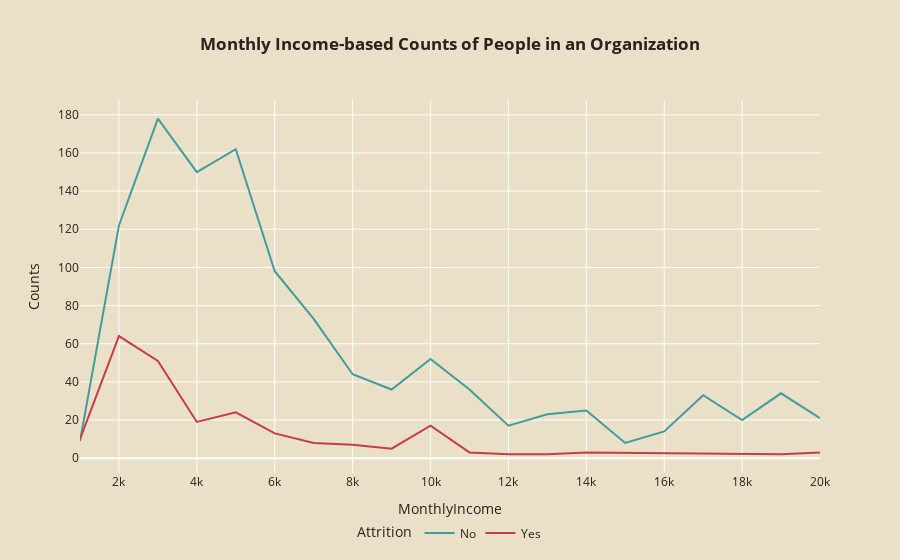

Notebook code cell kept with this figure:
### Markdown cell above
### Exploring the Influence of Income on Employee Attrition Rates

### Code cell
# Grouping by monthly income and attrition status, counting occurrences, and resetting index
rate_att = hr.groupby(['MonthlyIncome', 'Attrition']).size().reset_index(name='Counts')

# Rounding monthly income to the nearest thousand
rate_att['MonthlyIncome'] = round(rate_att['MonthlyIncome'], -3)

# Grouping again by rounded monthly income and attrition status, counting occurrences, and resetting index
rate_att = rate_att.groupby(['MonthlyIncome', 'Attrition']).size().reset_index(name='Counts')

# Creating the line chart
line_chart = px.line(rate_att, x='MonthlyIncome', y='Counts', color='Attrition',
                     title='<b>Monthly Income-based Counts of People in an Organization</b>', height=500,
                     color_discrete_map={'Yes': '#C53E4A', 'No': '#419D9D'})  # Specify line colors here

line_chart.update_traces(texttemplate='%{text:.2f}%', 
                  textposition='top center',
                  textfont_size=14, 
                  textfont_color='black',
                  marker=dict(line=dict(color='#28221D', width=1)))

line_chart.update_layout(title_x=0.5, 
                  legend=dict(orientation='h', yanchor='bottom', y=-0.2, xanchor='center', x=0.5),
                  font_color='#28221D',
                  paper_bgcolor='#EADFC7', 
                  plot_bgcolor='#EADFC7')
line_chart.show()

### Figure 1 — Plotly figure (JSON) as saved in the notebook; plotly's stock layout.template omitted (floating-point values rounded to 4 significant figures)
{"data": [{"hovertemplate": "Attrition=No<br>MonthlyIncome=%{x}<br>Counts=%{y}<extra></extra>", "legendgroup": "No", "line": {"color": "#419D9D", "dash": "solid"}, "marker": {"symbol": "circle", "line": {"color": "#28221D", "width": 1}}, "mode": "lines", "name": "No", "orientation": "v", "showlegend": true, "x": [1000, 2000, 3000, 4000, 5000, 6000, 7000, 8000, 9000, 10000, 11000, 12000, 13000, 14000, 15000, 16000, 17000, 18000, 19000, 20000], "xaxis": "x", "y": [9, 122, 178, 150, 162, 98, 73, 44, 36, 52, 36, 17, 23, 25, 8, 14, 33, 20, 34, 21], "yaxis": "y", "type": "scatter", "textfont": {"color": "black", "size": 14}, "textposition": "top center", "texttemplate": "%{text:.2f}%"}, {"hovertemplate": "Attrition=Yes<br>MonthlyIncome=%{x}<br>Counts=%{y}<extra></extra>", "legendgroup": "Yes", "line": {"color": "#C53E4A", "dash": "solid"}, "marker": {"symbol": "circle", "line": {"color": "#28221D", "width": 1}}, "mode": "lines", "name": "Yes", "orientation": "v", "showlegend": true, "x": [1000, 2000, 3000, 4000, 5000, 6000, 7000, 8000, 9000, 10000, 11000, 12000, 13000, 14000, 19000, 20000], "xaxis": "x", "y": [10, 64, 51, 19, 24, 13, 8, 7, 5, 17, 3, 2, 2, 3, 2, 3], "yaxis": "y", "type": "scatter", "textfont": {"color": "black", "size": 14}, "textposition": "top center", "texttemplate": "%{text:.2f}%"}], "layout": {"xaxis": {"anchor": "y", "domain": [0, 1], "title": {"text": "MonthlyIncome"}, "type": "linear", "range": [1000, 20000], "autorange": true}, "yaxis": {"anchor": "x", "domain": [0, 1], "title": {"text": "Counts"}, "type": "linear", "range": [-7.778, 187.8], "autorange": true}, "legend": {"title": {"text": "Attrition"}, "tracegroupgap": 0, "orientation": "h", "yanchor": "bottom", "y": -0.2, "xanchor": "center", "x": 0.5}, "title": {"text": "<b>Monthly Income-based Counts of People in an Organization</b>", "x": 0.5}, "font": {"color": "#28221D"}, "paper_bgcolor": "#EADFC7", "plot_bgcolor": "#EADFC7", "autosize": true}}
